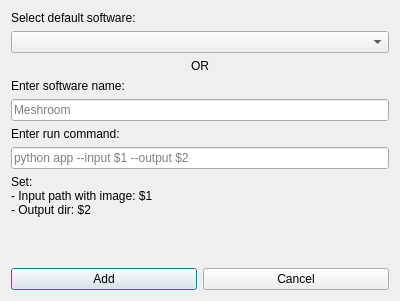
<?xml version="1.0" encoding="UTF-8"?>
<ui version="4.0">
 <class>Dialog</class>
 <widget class="QDialog" name="Dialog">
  <property name="geometry">
   <rect>
    <x>0</x>
    <y>0</y>
    <width>400</width>
    <height>301</height>
   </rect>
  </property>
  <property name="windowTitle">
   <string>Dialog</string>
  </property>
  <layout class="QVBoxLayout" name="verticalLayout_4">
   <item>
    <layout class="QVBoxLayout" name="verticalLayout">
     <item>
      <layout class="QVBoxLayout" name="verticalLayout_5">
       <item>
        <widget class="QLabel" name="label_select_software">
         <property name="text">
          <string>Select default software:</string>
         </property>
        </widget>
       </item>
       <item>
        <widget class="QComboBox" name="comboBox_select_default"/>
       </item>
      </layout>
     </item>
     <item>
      <widget class="QLabel" name="label_2">
       <property name="text">
        <string>&lt;html&gt;&lt;head/&gt;&lt;body&gt;&lt;p align=&quot;center&quot;&gt;OR&lt;/p&gt;&lt;/body&gt;&lt;/html&gt;</string>
       </property>
      </widget>
     </item>
     <item>
      <layout class="QVBoxLayout" name="verticalLayout_2">
       <item>
        <widget class="QLabel" name="label_software_name">
         <property name="text">
          <string>Enter software name:</string>
         </property>
        </widget>
       </item>
       <item>
        <widget class="QLineEdit" name="edit_software_nae">
         <property name="placeholderText">
          <string>Meshroom</string>
         </property>
        </widget>
       </item>
      </layout>
     </item>
     <item>
      <layout class="QVBoxLayout" name="verticalLayout_3">
       <item>
        <widget class="QLabel" name="label_software_run_command">
         <property name="text">
          <string>Enter run command:</string>
         </property>
        </widget>
       </item>
       <item>
        <widget class="QLineEdit" name="edit_software_run_command">
         <property name="placeholderText">
          <string>python app --input $1 --output $2 </string>
         </property>
        </widget>
       </item>
      </layout>
     </item>
     <item>
      <widget class="QLabel" name="label">
       <property name="text">
        <string>Set:
- Input path with image: $1
- Output dir: $2</string>
       </property>
      </widget>
     </item>
     <item>
      <spacer name="verticalSpacer">
       <property name="orientation">
        <enum>Qt::Vertical</enum>
       </property>
       <property name="sizeHint" stdset="0">
        <size>
         <width>20</width>
         <height>40</height>
        </size>
       </property>
      </spacer>
     </item>
     <item>
      <layout class="QHBoxLayout" name="horizontalLayout">
       <item>
        <widget class="QPushButton" name="button_add">
         <property name="text">
          <string>Add</string>
         </property>
        </widget>
       </item>
       <item>
        <widget class="QPushButton" name="button_cancel">
         <property name="text">
          <string>Cancel</string>
         </property>
        </widget>
       </item>
      </layout>
     </item>
    </layout>
   </item>
  </layout>
 </widget>
 <resources/>
 <connections/>
</ui>
